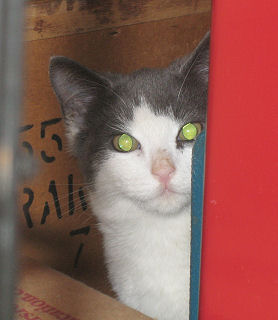
#> input picture 1_CatDog_Project/Cat1000/138.jpg, 278 x 320 px; its folder holds only this picture in this run
$ python data_processing.py
#> lines starting #> are read from the running program, lines starting #| are printed output that depends on the picture
import os
import cv2
import numpy as np
from random import randint

def process_data(source_folder, destination_folder):
    # Lấy danh sách tất cả các tệp và thư mục con trong thư mục nguồn
#> called with source_folder = './Cat1000', destination_folder = './Cat_process'
    for root, dirs, files in os.walk(source_folder):
        for file_name in files:
            # Đường dẫn đầy đủ đến tệp nguồn
            source_file_path = os.path.join(root, file_name)
            print(source_file_path)

            # Đọc ảnh gốc
            image = cv2.imread(source_file_path)
#> image is the input picture: shape (320, 278, 3); mean B, G, R 85.1, 91.9, 141.2

            # Tạo thư mục đích nếu chưa tồn tại
            relative_folder = os.path.relpath(root, source_folder)
            destination_subfolder = os.path.join(destination_folder, relative_folder)
            if not os.path.exists(destination_subfolder):
                os.makedirs(destination_subfolder)

            # Copy ảnh sang thư mục đích
            destination_file_path = os.path.join(destination_subfolder, file_name)
            cv2.imwrite(destination_file_path, image)

            # Lật ảnh
            flipped_image = cv2.flip(image, 1)
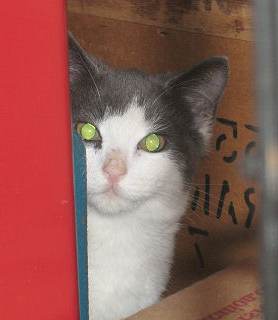
#> flipped_image: shape (320, 278, 3); mean B, G, R 85.1, 91.9, 141.2
            cv2.imwrite(os.path.join(destination_subfolder, "flip_" + file_name), flipped_image)

            # Xoay ảnh một góc ngẫu nhiên
            angle = randint(-180, 180)  # Góc xoay ngẫu nhiên trong phạm vi [-90, 90]
            rows, cols = image.shape[:2]
#> rows = 320; cols = 278
            rotation_matrix = cv2.getRotationMatrix2D((cols / 2, rows / 2), angle, 1)
            rotated_image = cv2.warpAffine(image, rotation_matrix, (cols, rows))
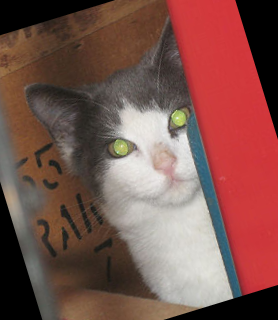
#> rotated_image: shape (320, 278, 3); mean B, G, R 76.9, 83.2, 123.7
            cv2.imwrite(os.path.join(destination_folder, f"rotate_{angle}_{file_name}"), rotated_image)

            # Bóp méo ảnh với tỉ lệ random
            scale_factor_x = np.random.uniform(0.5, 1.5)
            scale_factor_y = np.random.uniform(0.5, 1.5)
            resized_image = cv2.resize(image, None, fx=scale_factor_x, fy=scale_factor_y)
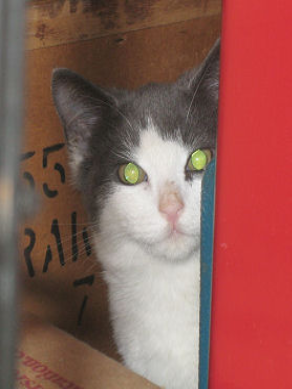
#> resized_image: shape (389, 292, 3); mean B, G, R 85, 91.8, 141.2
            cv2.imwrite(os.path.join(destination_subfolder, "resize_" + file_name), resized_image)

            # Chuyển ảnh thành ảnh âm
            negative_image = cv2.bitwise_not(image)
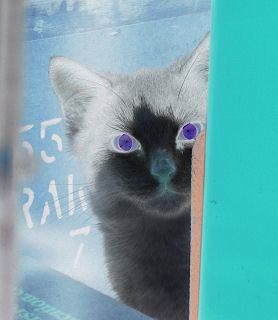
#> negative_image: shape (320, 278, 3); mean B, G, R 169.9, 163.1, 113.8
            cv2.imwrite(os.path.join(destination_subfolder, "negative_" + file_name), negative_image)

# Đường dẫn đến thư mục chứa ảnh gốc
cat_source_folder = "./Cat1000"
dog_source_folder = "./Dog1000"

# Đường dẫn đến thư mục chứa ảnh sau khi xử lý
cat_destination_folder = "./Cat_process"
dog_destination_folder = "./Dog_process"

process_data(cat_source_folder, cat_destination_folder)
process_data(dog_source_folder, dog_destination_folder)

$ run again, on 1_CatDog_Project/Cat1000/267.jpg
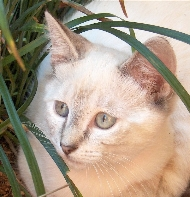
#> input picture 1_CatDog_Project/Cat1000/267.jpg, 190 x 197 px
#> in process_data, image is the input picture: shape (197, 190, 3); mean B, G, R 138.4, 156.5, 172.5
#> in process_data, `resized_image = cv2.resize(image, None, fx=scale_factor_x, fy=scale_fa..`:
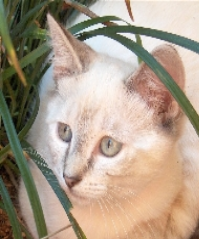
#> resized_image: shape (239, 199, 3); mean B, G, R 138.3, 156.4, 172.4
#> in process_data, `negative_image = cv2.bitwise_not(image)`:
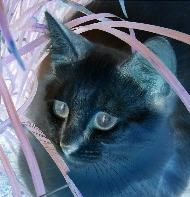
#> negative_image: shape (197, 190, 3); mean B, G, R 116.6, 98.5, 82.5

$ run again, on 1_CatDog_Project/Cat1000/27.jpg
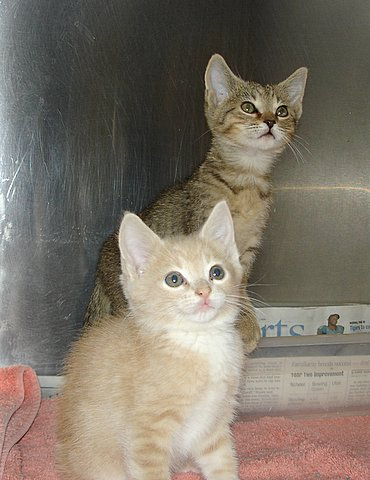
#> input picture 1_CatDog_Project/Cat1000/27.jpg, 370 x 480 px
#> in process_data, image is the input picture: shape (480, 370, 3); mean B, G, R 104.5, 116.8, 125.6
#> in process_data, `resized_image = cv2.resize(image, None, fx=scale_factor_x, fy=scale_fa..`:
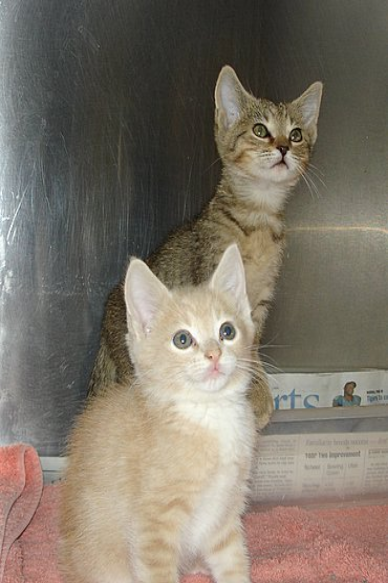
#> resized_image: shape (583, 388, 3); mean B, G, R 104.4, 116.7, 125.4
#> in process_data, `negative_image = cv2.bitwise_not(image)`:
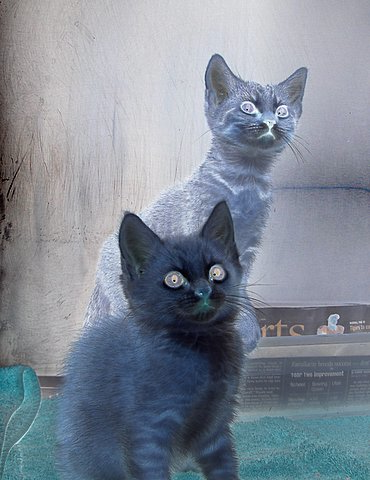
#> negative_image: shape (480, 370, 3); mean B, G, R 150.5, 138.2, 129.4

$ run again, on 1_CatDog_Project/Cat1000/285.jpg
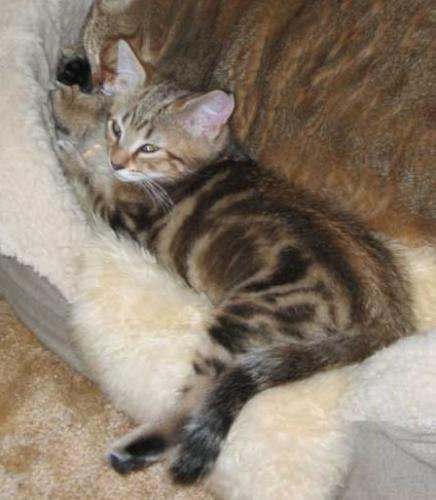
#> input picture 1_CatDog_Project/Cat1000/285.jpg, 436 x 500 px
#> in process_data, image is the input picture: shape (500, 436, 3); mean B, G, R 108.4, 123.5, 137.2
#> in process_data, `resized_image = cv2.resize(image, None, fx=scale_factor_x, fy=scale_fa..`:
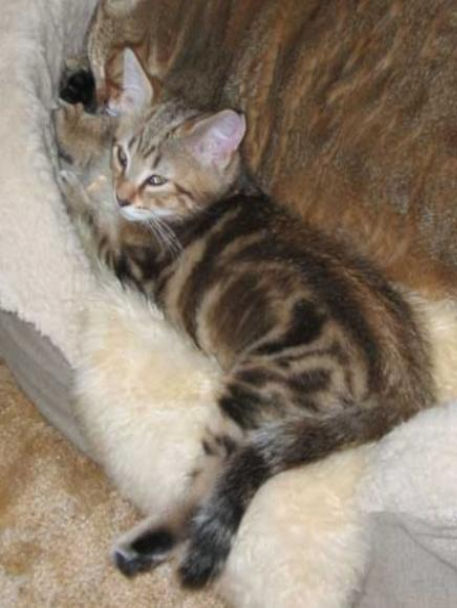
#> resized_image: shape (608, 457, 3); mean B, G, R 108.3, 123.4, 137.1
#> in process_data, `negative_image = cv2.bitwise_not(image)`:
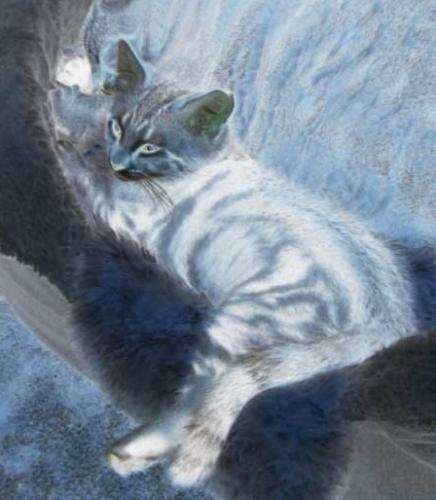
#> negative_image: shape (500, 436, 3); mean B, G, R 146.6, 131.5, 117.8

$ run again, on 1_CatDog_Project/Cat1000/200.jpg
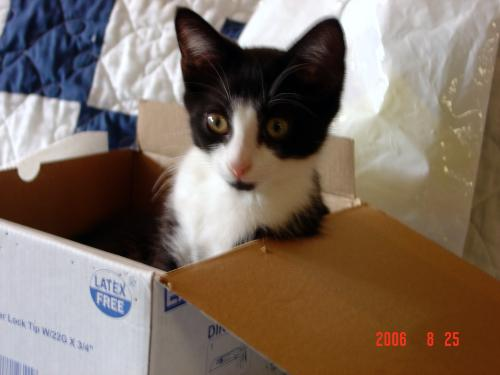
#> input picture 1_CatDog_Project/Cat1000/200.jpg, 500 x 375 px
#> in process_data, image is the input picture: shape (375, 500, 3); mean B, G, R 99.4, 111.4, 127
#> in process_data, `negative_image = cv2.bitwise_not(image)`:
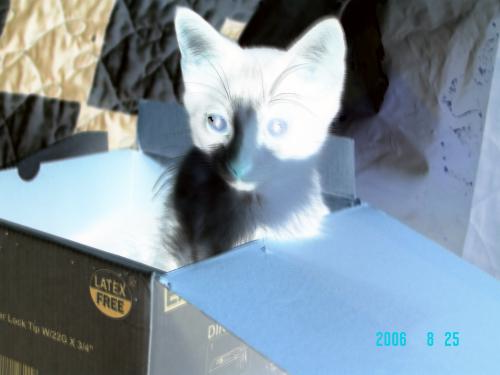
#> negative_image: shape (375, 500, 3); mean B, G, R 155.6, 143.6, 128
